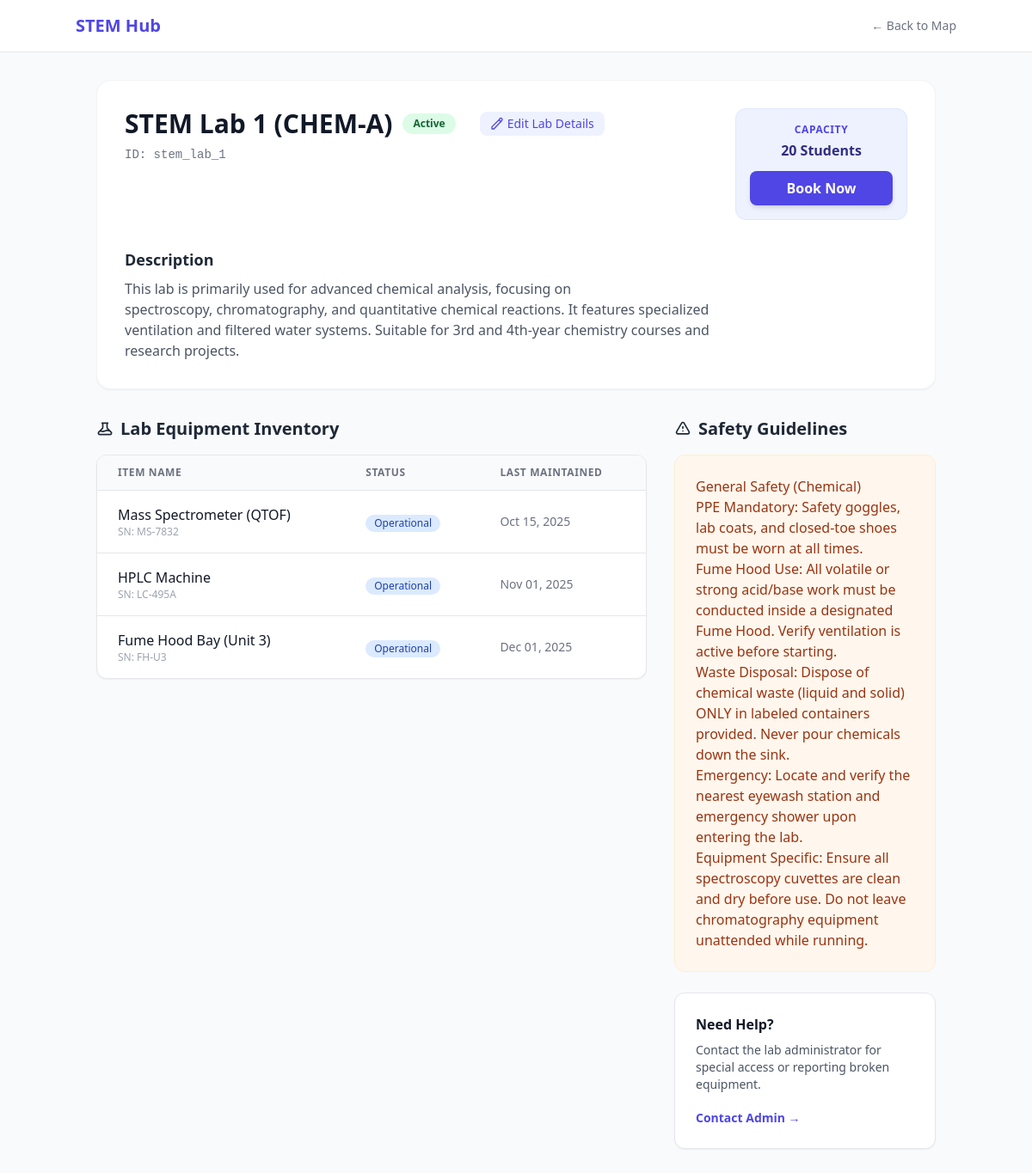
The page /labs/chem-lab-a/ (signed in) on the database as committed earlier.
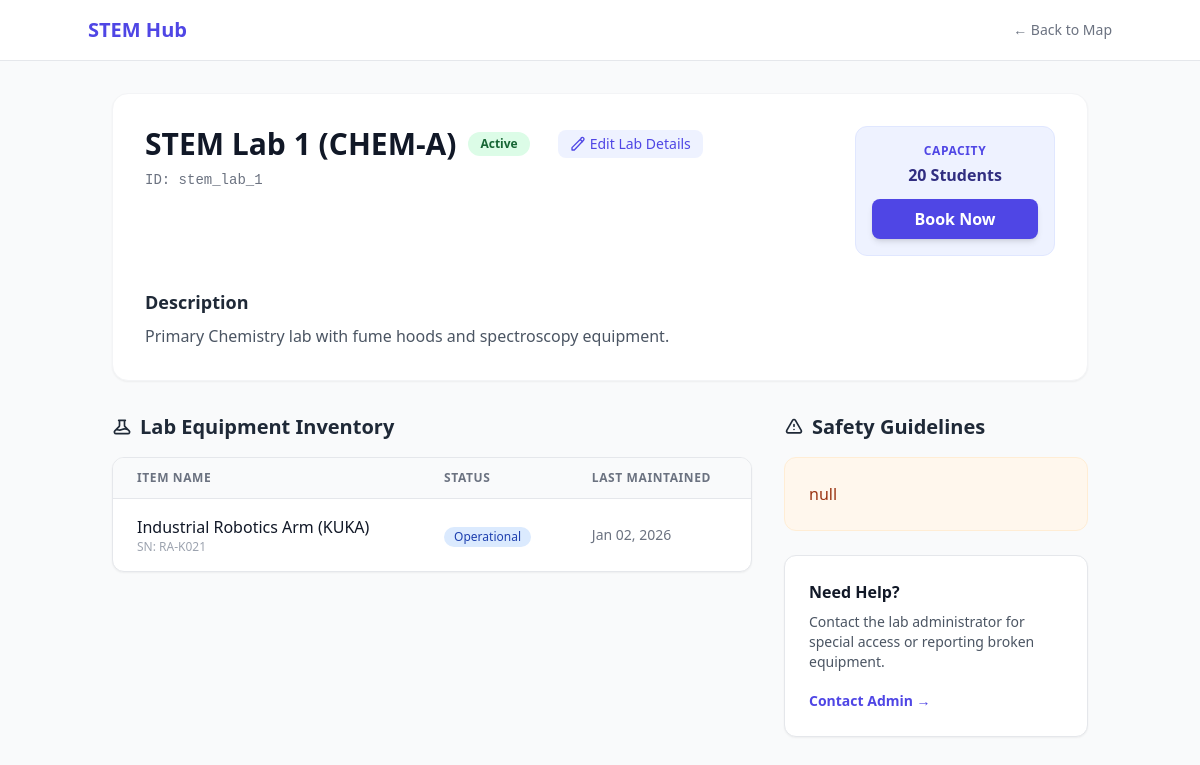
The same page on the database as committed later.
### labs/models.py (models this page shows, shortened)
class Lab(models.Model):
    name = models.CharField(max_length=200)
    slug = models.SlugField(unique=True)
    capacity = models.PositiveIntegerField()
    description = models.TextField()
    map_svg_id = models.CharField(max_length=50, unique=True, help_text="Matches ID in Figma SVG")
    is_active = models.BooleanField(default=True)
    safety_guidelines = models.TextField()

class Equipment(models.Model):
    lab = models.ForeignKey(Lab, related_name='equipment', on_delete=models.SET_NULL, null=True)
    name = models.CharField(max_length=200)
    serial_number = models.CharField(max_length=100, unique=True)
    is_operational = models.BooleanField(default=True)
    last_maintenance = models.DateField()

### labs/views.py (the view)
# urls.py: path('<slug:slug>/', views.lab_detail, name='detail'),
@login_required
def lab_detail(request, slug):
    lab = get_object_or_404(Lab, slug=slug)
    return render(request, 'labs/lab.html', {'lab': lab})

### notifications/context_processors.py (called while the page is built)
def user_notifications(request):
    if request.user.is_authenticated:
        notifs = Notification.objects.filter(recipient=request.user, is_read=False)
        return {
            'notifications_list': notifs,
            'unread_count': notifs.count()
        }
    return {}

### CORE/templates/labs/Lab.html (shortened to what the changed rows need)
{% load static %}
<!DOCTYPE html>
<html lang="en">
<head>
    <script src="https://cdn.tailwindcss.com"></script>
</head>
<body class="bg-gray-50 text-gray-800 font-sans">
    <main class="max-w-5xl mx-auto px-6 pb-12">
        <div class="bg-white rounded-2xl shadow-sm border border-gray-100 p-8 mb-8">
            <div class="flex flex-col md:flex-row justify-between md:items-start gap-6">
                <div>
                    <div class="flex items-center gap-3 mb-2">
                        <h1 class="text-3xl font-extrabold text-gray-900">{{ lab.name }}</h1>
                        {% if lab.is_active %}
                            <span class="px-3 py-1 bg-green-100 text-green-800 text-xs font-semibold rounded-full">Active</span>
                        {% else %}
                            <span class="px-3 py-1 bg-red-100 text-red-800 text-xs font-semibold rounded-full">Maintenance/Unavailable</span>
                        {% endif %}
                        {% if user.is_staff %}
                        <a href="{% url 'labs:edit' slug=lab.slug %}"
                           class="text-sm font-medium text-indigo-600 bg-indigo-50 hover:bg-indigo-100 px-3 py-1 rounded-lg ml-4 flex items-center gap-1 transition-colors">
                           <svg class="w-4 h-4" fill="none" stroke="currentColor" viewBox="0 0 24 24"><path stroke-linecap="round" stroke-linejoin="round" stroke-width="2" d="M15.232 5.232l3.536 3.536m-2.036-5.878a2.5 2.5 0 113.536 3.536L6.5 21.036H3v-3.572L16.732 3.732z"></path></svg>
                           Edit Lab Details
                        </a>
                        {% endif %}
                    </div>
                    <p class="text-gray-500 text-sm font-mono">ID: {{ lab.map_svg_id }}</p>
                </div>
                <div class="bg-indigo-50 p-4 rounded-xl border border-indigo-100 min-w-[200px] text-center">
                    <p class="text-xs text-indigo-600 uppercase font-bold tracking-wider mb-1">Capacity</p>
                    <p class="2xl font-bold text-indigo-900 mb-3">{{ lab.capacity }} Students</p>
                    {% if lab.is_active %}
                        <a href="{% url 'reservations:make_reservation' lab_id=lab.id %}" class="block w-full py-2 bg-indigo-600 hover:bg-indigo-700 text-white font-semibold rounded-lg transition shadow-md">
                            Book Now
                        </a>
                    {% else %}
                        <button disabled class="block w-full py-2 bg-gray-300 text-gray-500 font-semibold rounded-lg cursor-not-allowed">
                            Unavailable
                        </button>
                    {% endif %}
                </div>
            </div>
            <div class="mt-8 prose prose-indigo max-w-none text-gray-600">
                <p>{{ lab.description|linebreaks }}</p>
            </div>
        </div>
        <div class="grid grid-cols-1 lg:grid-cols-3 gap-8">
            <div class="lg:col-span-2">
                <h2 class="text-xl font-bold text-gray-800 mb-4 flex items-center gap-2">
                    Lab Equipment Inventory
                </h2>
                <div class="bg-white rounded-xl shadow-sm border border-gray-200 overflow-hidden">
                    {% if lab.equipment.all %}
                        <table class="w-full text-left">
                            <thead class="bg-gray-50 border-b border-gray-200">
                                <tr>
                                    <th class="px-6 py-3 text-xs font-semibold text-gray-500 uppercase tracking-wider">Item Name</th>
                                    <th class="px-6 py-3 text-xs font-semibold text-gray-500 uppercase tracking-wider">Status</th>
                                    <th class="px-6 py-3 text-xs font-semibold text-gray-500 uppercase tracking-wider">Last Maintained</th>
                                </tr>
                            </thead>
                            <tbody class="divide-y divide-gray-200">
                                {% for item in lab.equipment.all %}
                                <tr class="hover:bg-gray-50 transition">
                                    <td class="px-6 py-4">
                                        <div class="font-medium text-gray-900">{{ item.name }}</div>
                                        <div class="text-xs text-gray-400">SN: {{ item.serial_number }}</div>
                                    </td>
                                    <td class="px-6 py-4">
                                        {% if item.is_operational %}
                                            <span class="inline-flex items-center px-2.5 py-0.5 rounded-full text-xs font-medium bg-blue-100 text-blue-800">
                                                Operational
                                            </span>
                                        {% else %}
                                            <span class="inline-flex items-center px-2.5 py-0.5 rounded-full text-xs font-medium bg-red-100 text-red-800">
                                                Broken/Unavailable
                                            </span>
                                        {% endif %}
                                    </td>
                                    <td class="px-6 py-4 text-sm text-gray-500">
                                        {{ item.last_maintenance|date:"M d, Y" }}
                                    </td>
                                </tr>
                                {% endfor %}
                            </tbody>
                        </table>
                    {% else %}
                        <div class="p-8 text-center text-gray-500">
                            No equipment assigned to this lab yet.
                        </div>
                    {% endif %}
                </div>
            </div>
            <div>
                <h2 class="text-xl font-bold text-gray-800 mb-4 flex items-center gap-2">
                    <svg class="w-5 h-5" fill="none" stroke="currentColor" viewBox="0 0 24 24"><path stroke-linecap="round" stroke-linejoin="round" stroke-width="2" d="M12 9v2m0 4h.01m-6.938 4h13.856c1.54 0 2.502-1.667 1.732-3L13.732 4c-.77-1.333-2.694-1.333-3.464 0L3.34 16c-.77 1.333.192 3 1.732 3z"></path></svg>
                    Safety Guidelines
                </h2>
                <div class="bg-orange-50 rounded-xl p-6 border border-orange-100 text-orange-800">
                    {% if lab.safety_guidelines %}
                        <div class="prose prose-sm text-orange-800">
                            {{ lab.safety_guidelines|linebreaks }}
                        </div>
                    {% else %}
                        <p class="text-sm">Safety guidelines not yet entered for this lab.</p>
                    {% endif %}
                </div>
            </div>
        </div>
    </main>
</body>
</html>

Rows that differ between the two databases and show on the page:
removed Equipment: name "Mass Spectrometer (QTOF)", serial_number "MS-7832", is_operational "Operational", last_maintenance "Oct 15, 2025"
removed Equipment: name "HPLC Machine", serial_number "LC-495A", is_operational "Operational", last_maintenance "Nov 01, 2025"
removed Equipment: name "Fume Hood Bay (Unit 3)", serial_number "FH-U3", is_operational "Operational", last_maintenance "Dec 01, 2025"
changed Lab "STEM Lab 1 (CHEM-A)": description "This lab is primarily used for advanced chemical analysis, focusing on spectroscopy, chromatography, and quantitative chemical reactions. It features specialized ventilation and filtered water systems. Suitable for 3rd and 4th-year chemistry courses and research projects." → "Primary Chemistry lab with fume hoods and spectroscopy equipment."; safety_guidelines "General Safety (Chemical) PPE Mandatory: Safety goggles, lab coats, and closed-toe shoes must be worn at all times. Fume Hood Use: All volatile or strong acid/base work must be conducted inside a designated Fume Hood. Verify ventilation is active before starting. Waste Disposal: Dispose of chemical waste (liquid and solid) ONLY in labeled containers provided. Never pour chemicals down the sink. Emergency: Locate and verify the nearest eyewash station and emergency shower upon entering the lab. Equipment Specific: Ensure all spectroscopy cuvettes are clean and dry before use. Do not leave chromatography equipment unattended while running." → "null"
now on this page (row edited): Equipment: name "Industrial Robotics Arm (KUKA)", serial_number "RA-K021", is_operational "Operational", last_maintenance "Jan 02, 2026"
